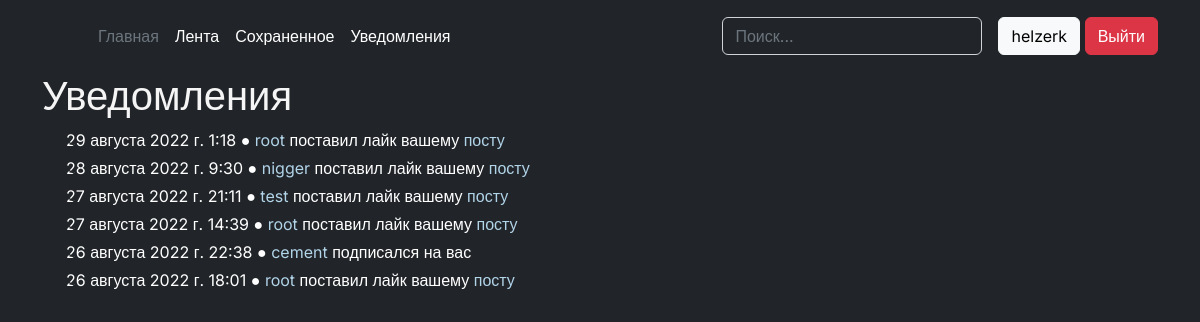
The app's page /notifications/ (signed in) with its own data.
### notifications/models.py (models this page shows)
class Notification(models.Model):
    user = models.ForeignKey(User, on_delete=models.CASCADE, related_name='user')
    sender = models.ForeignKey(User, on_delete=models.CASCADE, related_name='sender')
    action = models.CharField(max_length=120)
    post = models.ForeignKey(Post, on_delete=models.CASCADE, null=True, blank=True, related_name='post')
    created = models.DateTimeField(auto_now_add=True)

### notifications/views.py (the view)
# urls.py: path('', views.get_notifications, name='notifications')
@login_required
def get_notifications(request):
    context = {}
    context['notifications'] = get_all_notifications(request)
    return render(request, 'notifications.html', context=context)

### notifications/controllers.py (called while the page is built)
def get_all_notifications(request):
    notifications = list(Notification.objects.filter(user=request.user).order_by('-created').all())[:20]
    return notifications

### templates/notifications.html (shortened to what this page needs)
{% extends 'base.html' %}
{% block content %}
<div class="container">
    <h1>Уведомления</h1>
    <div class="container px-4">
        {% for notification in notifications %}
        <p class="lines">{{ notification.created }} ● <a href="{% url 'profile' username=notification.sender.username %}" class="custom-link">{{ notification.sender.username }}</a> {{ notification.action }} {% if notification.action == 'подписался' %}на вас{% else %} вашему <a href="{% url 'get_post' post_id=notification.post.id %}" class="custom-link">посту</a>{% endif %}</p>>
        {% endfor %}
    </div>
</div>
{% endblock %}

### templates/base.html (shortened to what this page needs)
<!DOCTYPE html>
<html lang="en">
<head>
    <link rel="stylesheet" href="https://cdn.jsdelivr.net/npm/bootstrap@5.2.0/dist/css/bootstrap.min.css">
    {% load static %}
    <link rel="stylesheet" href="{% static 'css/base_style.css' %}">
</head>
<body>
    <header class="p-3 text-bg-dark">
        <div class="container">
            <div class="d-flex flex-wrap align-items-center justify-content-center justify-content-lg-start">
            <a href="/" class="d-flex align-items-center mb-2 mb-lg-0 text-white text-decoration-none">
                <svg class="bi me-2" width="40" height="32" role="img" aria-label="Bootstrap"><use xlink:href="#bootstrap"></use></svg>
            </a>
            <ul class="nav col-12 col-lg-auto me-lg-auto mb-2 justify-content-center mb-md-0">
                <li><a href="/" class="nav-link px-2 text-secondary">Главная</a></li>
                {% if request.user.is_authenticated %}
                    <li><a href="{% url 'feed' index_page=1 %}" class="nav-link px-2 text-white">Лента</a></li>
                    <li><a href="{% url 'saved_posts' %}" class="nav-link px-2 text-white">Сохраненное</a></li>
                    <li><a href="{% url 'notifications' %}" class="nav-link px-2 text-white">Уведомления</a></li>
                {% endif %}
            </ul>
            <form class="col-12 col-lg-auto mb-3 mb-lg-0 me-lg-3" role="search" method="POST" action="{% url 'search' %}">
                <input type="search" class="form-control form-control-dark text-bg-dark" placeholder="Поиск..." aria-label="Search" name="search_text">
            </form>
            {% if request.user.is_authenticated %}
            <div class="text-end">
                <a href="{% url 'profile' username=request.user.username %}"><button type="button" class="btn btn-light">{{ request.user.username }}</button></a>
                <a href="{% url 'logout' %}" style="text-decoration: none; color: white;"><button type="button" class="btn btn-danger">Выйти</a></button></a>
            </div>
            {% else %}
            <div class="text-end">
                <a href="{% url 'login' %}"><button type="button" class="btn btn-outline-light me-2">Войти</button></a>
                <a href="{% url 'register' %}" style="text-decoration: none; color: black;"><button type="button" class="btn btn-warning">Зарегистрироваться</a></button></a>
            </div>
            {% endif %}
            </div>
        </div>
    </header>
    {% block content %}
    {% endblock %}
</body>
</html>

### static/css/base_style.css (style rules this page uses)
body { background-color: #212529; font-family: 'Inter', sans-serif; }
h1, p, h2, h3, h4, h5 { color: whitesmoke; }
p { color: white; }
.lines { margin-bottom: -20px; }
.custom-link { text-decoration: none; color: #B2D4E9; }

### records on screen
Notification: created "29 августа 2022 г. 1:18", sender.username "root", action "поставил лайк", shows "вашему"
Notification: created "28 августа 2022 г. 9:30", sender.username "nigger", action "поставил лайк", shows "вашему"
Notification: created "27 августа 2022 г. 21:11", sender.username "test", action "поставил лайк", shows "вашему"
Notification: created "27 августа 2022 г. 14:39", sender.username "root", action "поставил лайк", shows "вашему"
Notification: created "26 августа 2022 г. 22:38", sender.username "cement", action "подписался", shows "на вас"
Notification: created "26 августа 2022 г. 18:01", sender.username "root", action "поставил лайк", shows "вашему"

### other values on screen
{{ request.user.username }} "helzerk"
